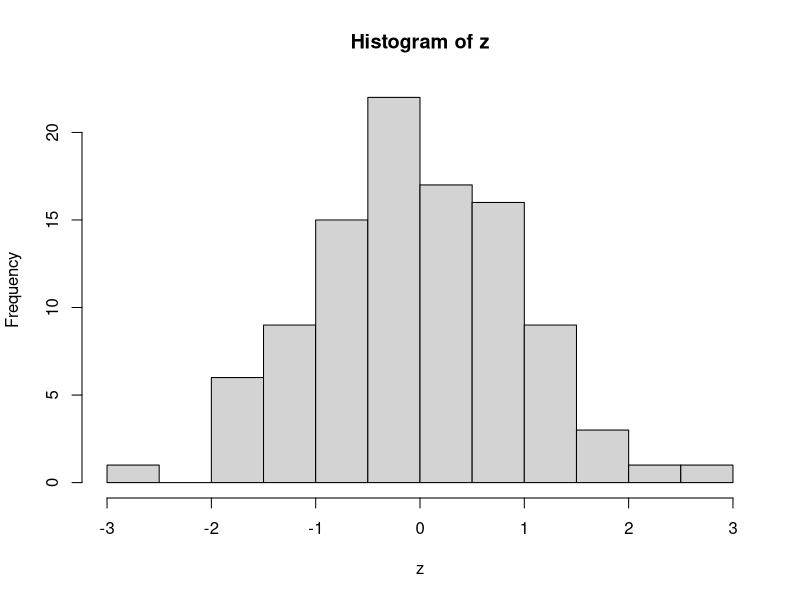

R code for this plot: (Note: this script raises an error after producing the figure.)
## ---- chunk 1
knitr::opts_chunk$set(echo = TRUE)
library(progress)
## ---- chunk 2

inter = 100
z = rnorm(inter, mean = 0, sd = 1)
print(z)
s0 = 50
k = 55
t = 0.5
r = 0.02
v = 0.3

hist(z)
plot(density(Z))
 

# Compute a simulated Stock price, St
St = S0 * exp((r - 0.5*v^2)*t + v*sqrt(t)*Z)
St
St = S0 * exp((r - 0.5*v^2)*t + v*sqrt(t)*Z)
# Compute call option payoff at expiration, Ct
Ct = ifelse(St-K > 0, St-K, 0)
Ct
E_Ct = mean(Ct)
E_Ct

# Risk-Neutral Valueation > Discounting expected payoff of thet call option at risk-free rate
MC_C = exp(-r*t) * E_Ct
MC_C

## ---- chunk 3
d1 = (log(S0/K) + (r + (v^2)*0.5)*t) / (v*sqrt(t))
d2 = d1 - v*sqrt(t)
BS_C = S0 * pnorm(d1) - K*exp(-r*T) * pnorm(d2)
MC_C; BS_C
## ---- chunk 4
MC_call = function(S0, iter){
  Z = rnorm(iter, mean = 0, sd = 1)
  S0 = S0
  K = K
  t = 0.5
  r = 0.02
  v = 0.3
  St = S0 * exp((r - 0.5*v^2)*t + v*sqrt(t)*Z)
  Ct = ifelse(St-K > 0, St-K, 0)
  E_Ct = mean(Ct)
  C = exp(-r*t) * E_Ct
  return(C)
  
}

a = c()
iter = 1000
pb = progress_bar$new(total = iter)

for (i in seq(1,1000)){
  pb$tick()
  Sys.sleep(0.01)
  a[i] = MC_call(S0, i)
}

plot(a, type='o')
abline(h = BS_C, col = 'blue')
MC_C; BS_C

